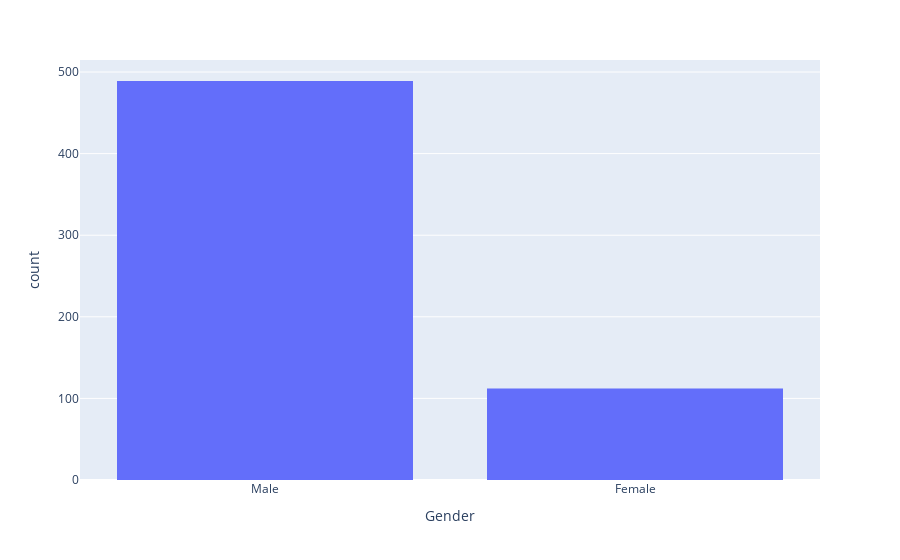

Source (notebook cell):
### Code cell
px.histogram(df_loan, x="Gender" )

### Figure 1 — Plotly figure (JSON) as saved in the notebook; plotly's stock layout.template omitted (floating-point values rounded to 4 significant figures; data arrays with more than 128 entries replaced by an {"elided": "..."} marker saying what was removed)
{"data": [{"alignmentgroup": "True", "bingroup": "x", "hovertemplate": "Gender=%{x}<br>count=%{y}<extra></extra>", "legendgroup": "", "marker": {"color": "#636efa", "pattern": {"shape": ""}}, "name": "", "offsetgroup": "", "orientation": "v", "showlegend": false, "type": "histogram", "x": {"elided": "614 str values"}, "xaxis": "x", "yaxis": "y"}], "layout": {"barmode": "relative", "legend": {"tracegroupgap": 0}, "margin": {"t": 60}, "xaxis": {"anchor": "y", "domain": [0, 1], "title": {"text": "Gender"}}, "yaxis": {"anchor": "x", "domain": [0, 1], "title": {"text": "count"}}}}
